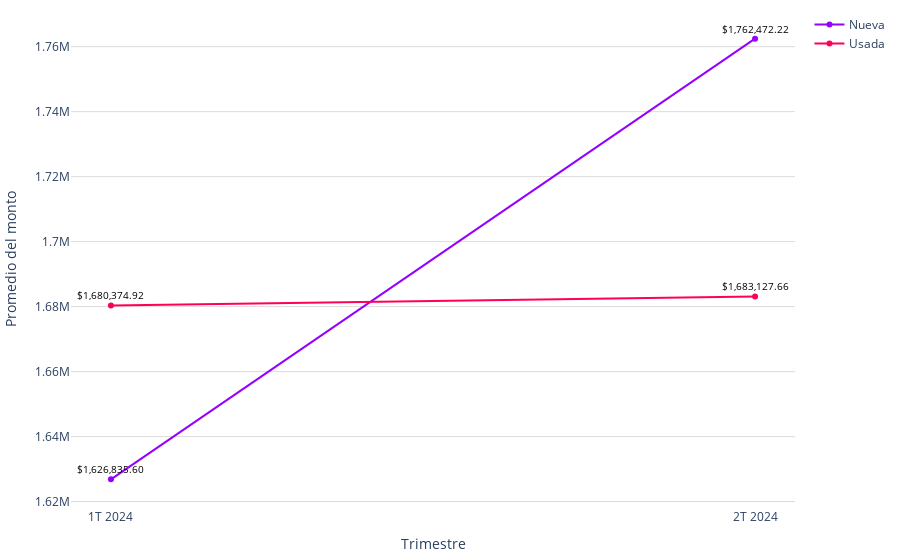

Notebook source saved alongside this figure:
### Code cell
# Datos
trimestres = promedio_monto_por_modalidad_mes['trimestre']
modalidades = promedio_monto_por_modalidad_mes['modalidad']
promedios = promedio_monto_por_modalidad_mes['promedio']

# Limpiar las cadenas de promedio y convertirlas a números
promedios_limpios = [float(promedio.replace(',', '')) for promedio in promedios]

colors = ['#9500ff', '#ff0059']
fig = go.Figure()

# Agregar líneas para cada modalidad
for i, modalidad in enumerate(modalidades.unique()):
    df_modalidad = promedio_monto_por_modalidad_mes[promedio_monto_por_modalidad_mes['modalidad'] == modalidad]
    fig.add_trace(go.Scatter(
        x=df_modalidad['trimestre'],
        y=df_modalidad['promedio'].apply(lambda x: float(x.replace(',', ''))),  # Usar los promedios limpios
        mode='markers+lines',
        name=modalidad,
        line=dict(color=colors[i % len(colors)])  # Asignar colores a las líneas
    ))

fig.update_layout(
    #title='Promedio de valor de créditos para viviendas nuevas y usadas (2023)',
    xaxis=dict(title='Trimestre'),
    yaxis=dict(title='Promedio del monto', gridcolor='#dddcda'),
    margin=dict(l=10, r=10, t=10, b=10),  # Ajusta los márgenes (left, right, top, bottom)
    plot_bgcolor='rgba(0,0,0,0)',  # Color de fondo del gráfico
)

# Agregar etiquetas de texto a los puntos con símbolo de dólar
for trace in fig.data:
    df_modalidad = promedio_monto_por_modalidad_mes[promedio_monto_por_modalidad_mes['modalidad'] == trace.name]
    for i, point in enumerate(trace.y):
        # Formatear el promedio con símbolo de dólar
        promedio_con_dolar = f'${df_modalidad.iloc[i]["promedio"]}'
        fig.add_annotation(
            x=trace.x[i],
            y=point,
            text=promedio_con_dolar,
            showarrow=False,
            font=dict(color='black', size=10),
            yshift=10
        )

# Exportar gráfica como archivo HTML
def guardar_grafico_como_html(fig, nombre_archivo, carpeta='assets\graficas'):
    # Crear la carpeta si no existe
    if not os.path.exists(carpeta):
        os.makedirs(carpeta)
    config = {
        'displaylogo': False,  # Ocultar el logo de Plotly
        'modeBarButtonsToRemove': [
            'toImage',       # Botón para guardar como imagen
            'select2d',      # Box select
            'lasso2d',       # Lasso select
            'resetScale2d',  # Reset Axes
        ]
    }
    # Gráfica como archivo HTML en la carpeta especificada
    pio.write_html(fig, f'{carpeta}/{nombre_archivo}.html', config=config)


guardar_grafico_como_html(fig, 'g_scatt_creditos_nuevausada_2024', carpeta='assets\graficas')
fig.show()

### Figure 1 — Plotly figure (JSON) as saved in the notebook; plotly's stock layout.template omitted (floating-point values rounded to 4 significant figures)
{"data": [{"line": {"color": "#9500ff"}, "mode": "markers+lines", "name": "Nueva", "type": "scatter", "x": ["1T 2024", "2T 2024"], "y": [1627000.0, 1762000.0]}, {"line": {"color": "#ff0059"}, "mode": "markers+lines", "name": "Usada", "type": "scatter", "x": ["1T 2024", "2T 2024"], "y": [1680000.0, 1683000.0]}], "layout": {"annotations": [{"font": {"color": "black", "size": 10}, "showarrow": false, "text": "$1,626,835.60", "x": "1T 2024", "y": 1627000.0, "yshift": 10}, {"font": {"color": "black", "size": 10}, "showarrow": false, "text": "$1,762,472.22", "x": "2T 2024", "y": 1762000.0, "yshift": 10}, {"font": {"color": "black", "size": 10}, "showarrow": false, "text": "$1,680,374.92", "x": "1T 2024", "y": 1680000.0, "yshift": 10}, {"font": {"color": "black", "size": 10}, "showarrow": false, "text": "$1,683,127.66", "x": "2T 2024", "y": 1683000.0, "yshift": 10}], "margin": {"b": 10, "l": 10, "r": 10, "t": 10}, "plot_bgcolor": "rgba(0,0,0,0)", "xaxis": {"title": {"text": "Trimestre"}}, "yaxis": {"gridcolor": "#dddcda", "title": {"text": "Promedio del monto"}}}}
